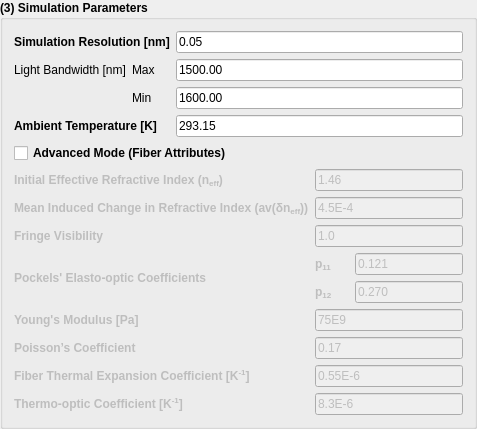
        <widget class="QGroupBox" name="groupBox_12">
         <property name="enabled">
          <bool>true</bool>
         </property>
         <property name="sizePolicy">
          <sizepolicy hsizetype="Preferred" vsizetype="Maximum">
           <horstretch>0</horstretch>
           <verstretch>0</verstretch>
          </sizepolicy>
         </property>
         <property name="font">
          <font>
           <weight>75</weight>
           <bold>true</bold>
          </font>
         </property>
         <property name="title">
          <string>(3) Simulation Parameters</string>
         </property>
         <layout class="QGridLayout" name="gridLayout_33">
          <item row="0" column="1">
           <layout class="QGridLayout" name="gridLayout_2">
            <item row="1" column="1">
             <widget class="QLabel" name="label_24">
              <property name="enabled">
               <bool>true</bool>
              </property>
              <property name="font">
               <font>
                <weight>50</weight>
                <bold>false</bold>
               </font>
              </property>
              <property name="text">
               <string>Max</string>
              </property>
             </widget>
            </item>
            <item row="1" column="0">
             <widget class="QLabel" name="label_22">
              <property name="enabled">
               <bool>true</bool>
              </property>
              <property name="font">
               <font>
                <weight>50</weight>
                <bold>false</bold>
               </font>
              </property>
              <property name="text">
               <string>&lt;html&gt;&lt;head/&gt;&lt;body&gt;&lt;p&gt;Light Bandwidth [nm]&lt;/p&gt;&lt;/body&gt;&lt;/html&gt;</string>
              </property>
             </widget>
            </item>
            <item row="2" column="1">
             <widget class="QLabel" name="label_23">
              <property name="enabled">
               <bool>true</bool>
              </property>
              <property name="font">
               <font>
                <weight>50</weight>
                <bold>false</bold>
               </font>
              </property>
              <property name="text">
               <string>Min</string>
              </property>
             </widget>
            </item>
            <item row="3" column="0" colspan="2">
             <widget class="QLabel" name="label_29">
              <property name="enabled">
               <bool>true</bool>
              </property>
              <property name="text">
               <string>&lt;html&gt;&lt;head/&gt;&lt;body&gt;&lt;p&gt;Ambient Temperature [K]&lt;/p&gt;&lt;/body&gt;&lt;/html&gt;</string>
              </property>
             </widget>
            </item>
            <item row="2" column="2">
             <widget class="QLineEdit" name="lineEdit_MaxBandWidth">
              <property name="enabled">
               <bool>true</bool>
              </property>
              <property name="font">
               <font>
                <weight>50</weight>
                <bold>false</bold>
               </font>
              </property>
              <property name="text">
               <string>1600.00</string>
              </property>
             </widget>
            </item>
            <item row="3" column="2">
             <widget class="QLineEdit" name="lineEdit_AmbientTemperature">
              <property name="enabled">
               <bool>true</bool>
              </property>
              <property name="font">
               <font>
                <weight>50</weight>
                <bold>false</bold>
               </font>
              </property>
              <property name="text">
               <string>293.15</string>
              </property>
             </widget>
            </item>
            <item row="1" column="2">
             <widget class="QLineEdit" name="lineEdit_MinBandWidth">
              <property name="enabled">
               <bool>true</bool>
              </property>
              <property name="font">
               <font>
                <weight>50</weight>
                <bold>false</bold>
               </font>
              </property>
              <property name="text">
               <string>1500.00</string>
              </property>
             </widget>
            </item>
            <item row="0" column="2">
             <widget class="QLineEdit" name="lineEdit_SimulationResolution">
              <property name="sizePolicy">
               <sizepolicy hsizetype="Expanding" vsizetype="Fixed">
                <horstretch>0</horstretch>
                <verstretch>0</verstretch>
               </sizepolicy>
              </property>
              <property name="font">
               <font>
                <weight>50</weight>
                <bold>false</bold>
               </font>
              </property>
              <property name="text">
               <string>0.05</string>
              </property>
             </widget>
            </item>
            <item row="0" column="0" colspan="2">
             <widget class="QLabel" name="label_26">
              <property name="sizePolicy">
               <sizepolicy hsizetype="Preferred" vsizetype="Minimum">
                <horstretch>0</horstretch>
                <verstretch>0</verstretch>
               </sizepolicy>
              </property>
              <property name="mouseTracking">
               <bool>true</bool>
              </property>
              <property name="text">
               <string>Simulation Resolution [nm]</string>
              </property>
             </widget>
            </item>
           </layout>
          </item>
          <item row="2" column="1">
           <widget class="QCheckBox" name="checkBox_AdvancedModeSelectionOSA">
            <property name="sizePolicy">
             <sizepolicy hsizetype="Minimum" vsizetype="Maximum">
              <horstretch>0</horstretch>
              <verstretch>0</verstretch>
             </sizepolicy>
            </property>
            <property name="text">
             <string>Advanced Mode (Fiber Attributes)</string>
            </property>
           </widget>
          </item>
          <item row="3" column="1">
           <layout class="QGridLayout" name="gridLayout_22">
            <item row="3" column="0" rowspan="2">
             <widget class="QLabel" name="label_13">
              <property name="enabled">
               <bool>false</bool>
              </property>
              <property name="text">
               <string>&lt;html&gt;&lt;head/&gt;&lt;body&gt;&lt;p&gt;Pockels' Elasto-optic Coefficients&lt;/p&gt;&lt;/body&gt;&lt;/html&gt;</string>
              </property>
              <property name="wordWrap">
               <bool>true</bool>
              </property>
             </widget>
            </item>
            <item row="1" column="1" colspan="3">
             <widget class="QLineEdit" name="lineEdit_MeanChangeRefractiveIndex">
              <property name="enabled">
               <bool>false</bool>
              </property>
              <property name="font">
               <font>
                <weight>50</weight>
                <bold>false</bold>
               </font>
              </property>
              <property name="text">
               <string>4.5E-4</string>
              </property>
             </widget>
            </item>
            <item row="6" column="0">
             <widget class="QLabel" name="label_17">
              <property name="enabled">
               <bool>false</bool>
              </property>
              <property name="text">
               <string>&lt;html&gt;&lt;head/&gt;&lt;body&gt;&lt;p&gt;Poisson’s Coefficient&lt;/p&gt;&lt;/body&gt;&lt;/html&gt;</string>
              </property>
             </widget>
            </item>
            <item row="4" column="2" colspan="2">
             <widget class="QLineEdit" name="lineEdit_DirectionalRefractiveP12">
              <property name="enabled">
               <bool>false</bool>
              </property>
              <property name="font">
               <font>
                <weight>50</weight>
                <bold>false</bold>
               </font>
              </property>
              <property name="text">
               <string>0.270</string>
              </property>
             </widget>
            </item>
            <item row="5" column="1" colspan="3">
             <widget class="QLineEdit" name="lineEdit_YoungsModule">
              <property name="enabled">
               <bool>false</bool>
              </property>
              <property name="font">
               <font>
                <weight>50</weight>
                <bold>false</bold>
               </font>
              </property>
              <property name="text">
               <string>75E9</string>
              </property>
             </widget>
            </item>
            <item row="3" column="1">
             <widget class="QLabel" name="label_14">
              <property name="enabled">
               <bool>false</bool>
              </property>
              <property name="mouseTracking">
               <bool>true</bool>
              </property>
              <property name="text">
               <string>&lt;html&gt;&lt;head/&gt;&lt;body&gt;&lt;p&gt;p&lt;span style=&quot; vertical-align:sub;&quot;&gt;11&lt;/span&gt;&lt;/p&gt;&lt;/body&gt;&lt;/html&gt;</string>
              </property>
             </widget>
            </item>
            <item row="2" column="1" colspan="3">
             <widget class="QLineEdit" name="lineEdit_FringeVisibility">
              <property name="enabled">
               <bool>false</bool>
              </property>
              <property name="font">
               <font>
                <weight>50</weight>
                <bold>false</bold>
               </font>
              </property>
              <property name="text">
               <string>1.0</string>
              </property>
             </widget>
            </item>
            <item row="5" column="0">
             <widget class="QLabel" name="label_16">
              <property name="enabled">
               <bool>false</bool>
              </property>
              <property name="text">
               <string>&lt;html&gt;&lt;head/&gt;&lt;body&gt;&lt;p&gt;Young's Modulus [Pa]&lt;/p&gt;&lt;/body&gt;&lt;/html&gt;</string>
              </property>
             </widget>
            </item>
            <item row="4" column="1">
             <widget class="QLabel" name="label_15">
              <property name="enabled">
               <bool>false</bool>
              </property>
              <property name="mouseTracking">
               <bool>true</bool>
              </property>
              <property name="text">
               <string>&lt;html&gt;&lt;head/&gt;&lt;body&gt;&lt;p&gt;p&lt;span style=&quot; vertical-align:sub;&quot;&gt;1&lt;/span&gt;&lt;span style=&quot; vertical-align:sub;&quot;&gt;2&lt;/span&gt;&lt;/p&gt;&lt;/body&gt;&lt;/html&gt;</string>
              </property>
             </widget>
            </item>
            <item row="3" column="2" colspan="2">
             <widget class="QLineEdit" name="lineEdit_DirectionalRefractiveP11">
              <property name="enabled">
               <bool>false</bool>
              </property>
              <property name="font">
               <font>
                <weight>50</weight>
                <bold>false</bold>
               </font>
              </property>
              <property name="text">
               <string>0.121</string>
              </property>
             </widget>
            </item>
            <item row="6" column="1" colspan="3">
             <widget class="QLineEdit" name="lineEdit_PoissionsCoefficient">
              <property name="enabled">
               <bool>false</bool>
              </property>
              <property name="font">
               <font>
                <weight>50</weight>
                <bold>false</bold>
               </font>
              </property>
              <property name="text">
               <string>0.17</string>
              </property>
             </widget>
            </item>
            <item row="0" column="0">
             <widget class="QLabel" name="label_9">
              <property name="enabled">
               <bool>false</bool>
              </property>
              <property name="text">
               <string>&lt;html&gt;&lt;head/&gt;&lt;body&gt;&lt;p&gt;Initial Effective Refractive Index (n&lt;span style=&quot; vertical-align:sub;&quot;&gt;eff&lt;/span&gt;)&lt;/p&gt;&lt;/body&gt;&lt;/html&gt;</string>
              </property>
             </widget>
            </item>
            <item row="1" column="0">
             <widget class="QLabel" name="label_10">
              <property name="enabled">
               <bool>false</bool>
              </property>
              <property name="sizePolicy">
               <sizepolicy hsizetype="Preferred" vsizetype="Minimum">
                <horstretch>0</horstretch>
                <verstretch>0</verstretch>
               </sizepolicy>
              </property>
              <property name="text">
               <string>&lt;html&gt;&lt;head/&gt;&lt;body&gt;&lt;p&gt;Mean Induced Change in Refractive Index (av(δn&lt;span style=&quot; vertical-align:sub;&quot;&gt;eff&lt;/span&gt;))&lt;/p&gt;&lt;/body&gt;&lt;/html&gt;</string>
              </property>
              <property name="wordWrap">
               <bool>false</bool>
              </property>
             </widget>
            </item>
            <item row="0" column="1" colspan="3">
             <widget class="QLineEdit" name="lineEdit_InitialRefractiveIndex">
              <property name="enabled">
               <bool>false</bool>
              </property>
              <property name="font">
               <font>
                <weight>50</weight>
                <bold>false</bold>
               </font>
              </property>
              <property name="text">
               <string>1.46</string>
              </property>
             </widget>
            </item>
            <item row="2" column="0">
             <widget class="QLabel" name="label_12">
              <property name="enabled">
               <bool>false</bool>
              </property>
              <property name="text">
               <string>&lt;html&gt;&lt;head/&gt;&lt;body&gt;&lt;p&gt;Fringe Visibility&lt;/p&gt;&lt;/body&gt;&lt;/html&gt;</string>
              </property>
             </widget>
            </item>
            <item row="8" column="0">
             <widget class="QLabel" name="label_48">
              <property name="enabled">
               <bool>false</bool>
              </property>
              <property name="text">
               <string>&lt;html&gt;&lt;head/&gt;&lt;body&gt;&lt;p&gt;Thermo-optic Coefficient [K&lt;span style=&quot; vertical-align:super;&quot;&gt;-1&lt;/span&gt;]&lt;/p&gt;&lt;/body&gt;&lt;/html&gt;</string>
              </property>
             </widget>
            </item>
            <item row="8" column="1" colspan="3">
             <widget class="QLineEdit" name="lineEdit_ThermoOptic">
              <property name="enabled">
               <bool>false</bool>
              </property>
              <property name="font">
               <font>
                <weight>50</weight>
                <bold>false</bold>
               </font>
              </property>
              <property name="text">
               <string>8.3E-6</string>
              </property>
             </widget>
            </item>
            <item row="7" column="0">
             <widget class="QLabel" name="label_3">
              <property name="enabled">
               <bool>false</bool>
              </property>
              <property name="text">
               <string>&lt;html&gt;&lt;head/&gt;&lt;body&gt;&lt;p&gt;Fiber Thermal Expansion Coefficient [K&lt;span style=&quot; vertical-align:super;&quot;&gt;-1&lt;/span&gt;]&lt;/p&gt;&lt;/body&gt;&lt;/html&gt;</string>
              </property>
             </widget>
            </item>
            <item row="7" column="1" colspan="3">
             <widget class="QLineEdit" name="lineEdit_FiberThermalExpansion">
              <property name="enabled">
               <bool>false</bool>
              </property>
              <property name="font">
               <font>
                <weight>50</weight>
                <bold>false</bold>
               </font>
              </property>
              <property name="text">
               <string>0.55E-6</string>
              </property>
             </widget>
            </item>
           </layout>
          </item>
         </layout>
        </widget>
